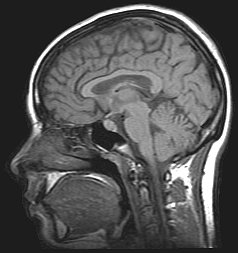
%> input picture brain_mri.jpg, 238 x 253 px
$ octave sc1.m   (GNU Octave 9; MATLAB toolbox functions it lacks are replaced by stand-ins)
%> lines starting %> are read from the running program, lines starting %| are printed output that depends on the picture
% Load the grayscale MRI image
MRI = imread('brain_mri.jpg');
%> MRI is the input picture: size 253x238 uint8; min 4, max 255, mean 83.3

% Convert the image to double data type for FCM
I = im2double(MRI);

% Define the number of clusters (2 for brain and tumor)
num_clusters = 2;

% Fuzzy C-Means clustering
[center, U, obj_fcn] = fcm(I, num_clusters);
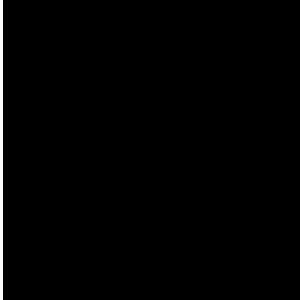
%> obj_fcn: size 100x100 double (shown 3 times larger); min 0, max 1017.7, mean 10.2; drawn with min black and max white
%> center = 238 columns, first 8: [0.114 0.114 0.114 0.114 0.114 0.115 0.115 0.115; 0.114 0.114 0.114 0.114 0.114 0.115 0.116 0.115]; U = 253 columns, first 8: [0.397 0.397 0.398 0.397 0.401 0.437 0.474 0.501; 0.603 0.603 0.602 0.603 0.599 0.563 0.526 0.499]

% Threshold the membership values to create a binary image
threshold = 0.5; % You may need to adjust this threshold
brain_mask = U(1, :) >= threshold;
%> brain_mask = 253 logical values, 120 true
tumor_mask = U(2, :) >= threshold;
%> tumor_mask = 253 logical values, 133 true

% Display the results
figure;
subplot(1, 3, 1);
imshow(I, []);
title('Original Image');

subplot(1, 3, 2);
imshow(brain_mask);
title('Brain Mask');

subplot(1, 3, 3);
imshow(tumor_mask);
title('Tumor Mask');
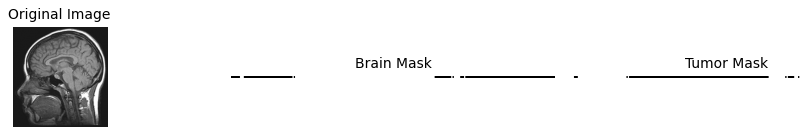
%> figure redrawn from the program's plot data, 3 panels
